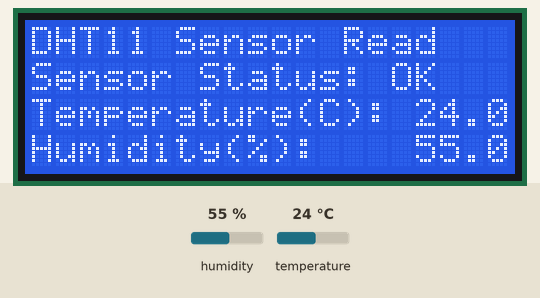
Simulated run of this sketch. Board: Arduino Uno, built with avr-gcc and run on an emulated ATmega328P. Parts: 20×4 character LCD. The inputs (shaded band) are chosen by the test bench; at power-on: humidity 55 %, temperature 24 °C.

Above: at 1.3 s.
1.4 s: humidity set to 22 %
At 2.7 s:
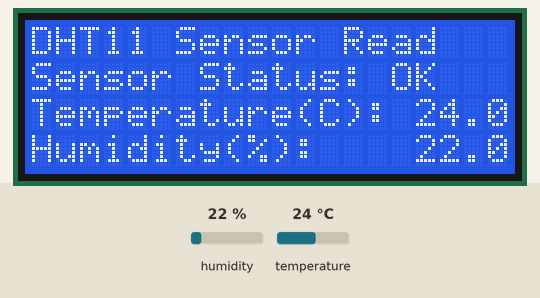
3.0 s: temperature set to 12 °C
At 3.7 s:
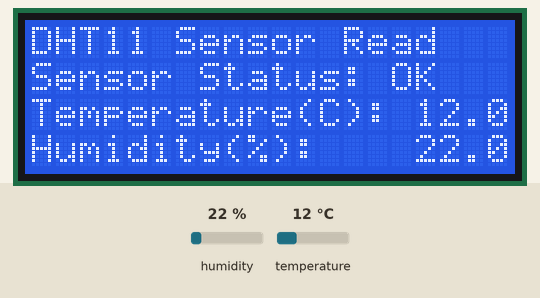
4.6 s: humidity set to 40 %
At 5.7 s:
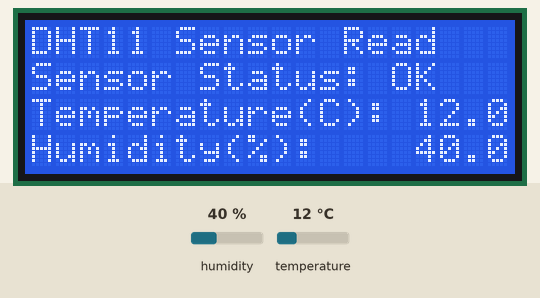
6.1 s: temperature set to 19 °C
Timing chart, 0 to 8.6 s (numbered marks = the images above; inputs shaded):
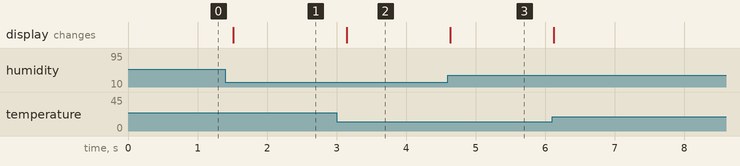

Measured:
- after the input at 1.4 s, the display: changes after 0.12 s (image 1)
- after the input at 3.0 s, the display: changes after 0.14 s (image 2)
- after the input at 4.6 s, the display: changes at once (image 3)

The sketch:

DHT11_LCD.ino
```cpp
// (licence header left out)
#include <Wire.h>
#include <LCD.h>
#include <LiquidCrystal_I2C.h>
#include <dht11.h>

#define DHT11PIN A3        //DHT11 signal PIN
#define I2C_ADDR    0x3F  // Define I2C Address where the PCF8574A is
#define BACKLIGHT_PIN     3
#define En_pin  2
#define Rw_pin  1
#define Rs_pin  0
#define D4_pin  4
#define D5_pin  5
#define D6_pin  6
#define D7_pin  7

dht11 DHT11;       //Create a new dht11 object named "DHT11"
LiquidCrystal_I2C lcd(I2C_ADDR,En_pin,Rw_pin,Rs_pin,D4_pin,D5_pin,D6_pin,D7_pin); //a new LCD_I2C objecct

void setup()
{
  lcd.begin (20,4); //width then height of LCD screen

// Switch on the backlight
  lcd.setBacklightPin(BACKLIGHT_PIN,POSITIVE);
  lcd.setBacklight(HIGH);
  lcd.home();                   // sets the cursor to top left (0,0)

  lcd.print("DHT11 Sensor Read");
  lcd.setCursor ( 0, 1 );        // go to the 2nd line
  lcd.print("Sensor Status: ");

  lcd.setCursor ( 0, 2 );        // go to the third line
  lcd.print("Temperature(C): ");
  lcd.setCursor ( 0, 3 );        // go to the fourth line
  lcd.print("Humidity(%): ");
}

void loop()
{

  lcd.setCursor (15,1);
    switch (DHT11.read(DHT11PIN))
  {
    case DHTLIB_OK:
		lcd.print("OK"); //Sensor working fine
		break;
    case DHTLIB_ERROR_CHECKSUM:   //data error, most likely faulty connections
		lcd.print("ChkSm");
		break;
    case DHTLIB_ERROR_TIMEOUT:   //PIN is not connected
		lcd.print("TOUT");
		break;
    default:
		lcd.print("ERROR"); //Unknown! May be damaged sensor.
		break;
  }
  lcd.setCursor (16,2);        // go col 16 of line 2
  lcd.print((float)DHT11.temperature, 1);
  lcd.setCursor (16,3);        // go col 15 of line 3
  lcd.print((float)DHT11.humidity, 1);
  delay(100);    //If this is too small you wont read data correctly. (chksm error)
}
```
